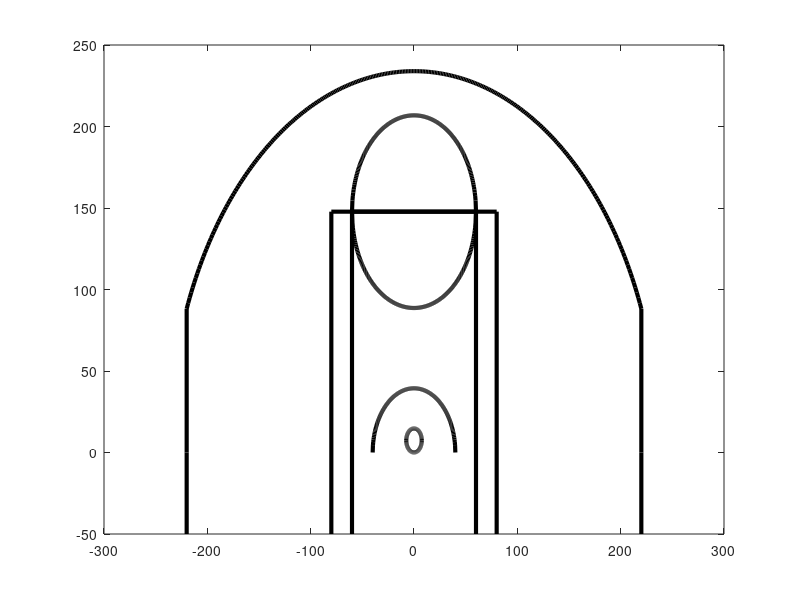

This chart was generated by the following MATLAB code: (Note: this script raises an error after producing the figure.)
function court_plot()

%% court
% 3pt line
X = linspace(-22, 22, 300);
Y = sqrt(22^2 + 8.95^2 - X.^2);

x_3ptline = [-22, -22, X, 22, 22] * 10;
y_3ptline = [0, 8.95, Y, 8.95, 0] * 9.85;

x_3ptline = [-220, x_3ptline, 220];
y_3ptline = [-50, y_3ptline, -50];

plot(x_3ptline, y_3ptline, '-k', 'LineWidth', 3); hold on;

% paint area
X = linspace(-6, 6, 300);
Y = sqrt(6^2 - X.^2);

x_circle = X * 10;
y_circle1 = (Y  + 15) * 9.85;
y_circle2 = (-Y  + 15) * 9.85;

plot(x_circle, y_circle1, '-k', 'LineWidth', 3);
plot(x_circle, y_circle2, '-k', 'LineWidth', 3);

x_paint1 = [-8, -8, 8, 8]*10;
y_paint1 = [-50, 15* 9.85, 15*9.85, -50];
plot(x_paint1, y_paint1, '-k', 'LineWidth', 3);

x_paint2 = [-6, -6, 6, 6]*10;
y_paint2 = [-50, 15* 9.85, 15*9.85, -50];
plot(x_paint2, y_paint2, '-k', 'LineWidth', 3);

% basket area
X = linspace(-0.75, 0.75, 300);
Y = sqrt(0.75^2 - X.^2);

x_basket = X * 10;
y_basket1 = (Y  + 0.75) * 9.85;
y_basket2 = (-Y  + 0.75) * 9.85;

plot(x_basket, y_basket1, '-k', 'LineWidth', 3);
plot(x_basket, y_basket2, '-k', 'LineWidth', 3);

% 3 sec area
X = linspace(-4, 4, 300);
Y = sqrt(4^2 - X.^2);

x_3sec = X * 10;
y_3sec = (Y + 0) * 9.85;
plot(x_3sec, y_3sec, '-k', 'LineWidth', 3); hold off;
set(gcf,'position',[200,50,800,600])
set(gca,'xtick',{}, 'ytick',{});




end